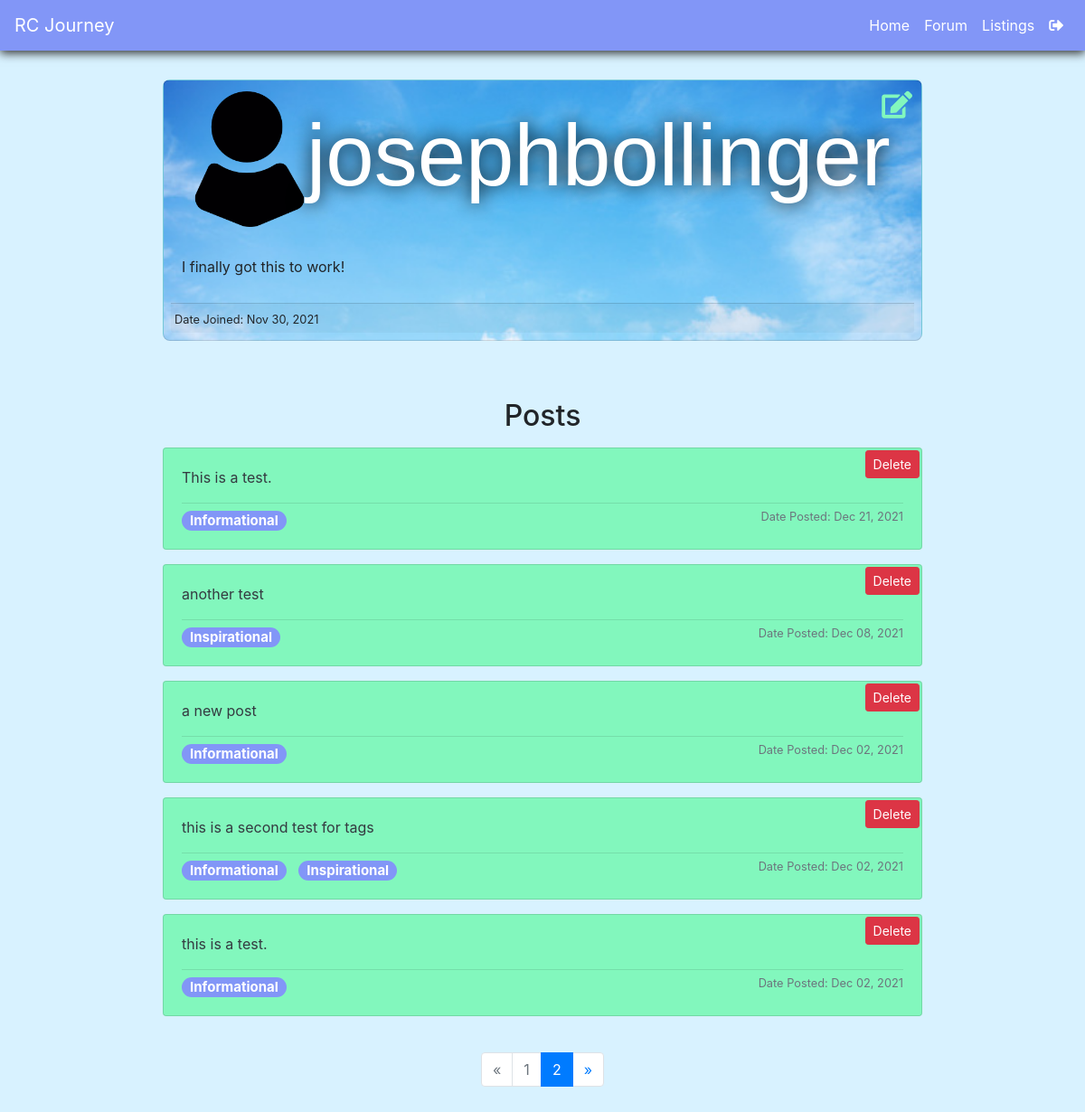
Before: /profile/1/ (signed in) with the older database file.
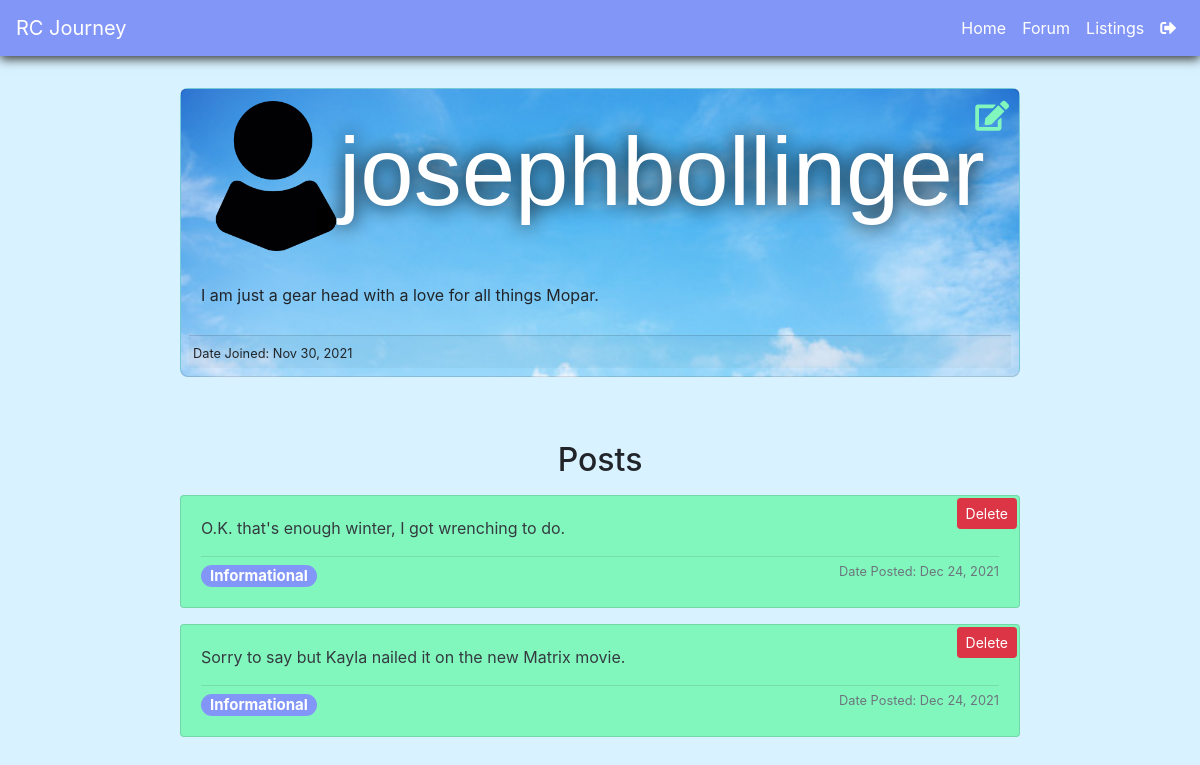
After: the same page with the newer database file.
### rcapp/models.py (models this page shows)
class Profile(models.Model):
    user = models.OneToOneField(User, on_delete=models.CASCADE)
    profile_image = models.ImageField(
        default='profile1.png', null=True, blank=True)
    bio = models.TextField(null=True, blank=True)

class Post(models.Model):
    post_id = models.AutoField(primary_key=True)
    user_id = models.ForeignKey(Profile, on_delete=models.CASCADE)
    post = models.TextField(blank=True, null=True)
    date_created = models.DateTimeField(auto_now=True, null=True,)
    tags = models.ManyToManyField(Tag)

class Tag(models.Model):
    tag_id = models.AutoField(primary_key=True)
    name = models.CharField(max_length=255)

### rcapp/views.py (the view)
# urls.py: path('profile/<str:pk>/', views.profile, name='profile'),
@login_required(login_url='landing')
def profile(request, pk):
    profile = Profile.objects.get(id=pk)
    posts = Post.objects.all().order_by(
        '-date_created').filter(user_id_id=profile.id)
    paginate_posts = Paginator(posts, 5)
    page = request.GET.get('page', 1)
    posts_page_obj = paginate_posts.get_page(page)
    context = {
      "profile": profile,
      "posts": posts_page_obj,
      "current_user": request.user.profile.id,
      "user_id": request.user.id
    }
    return render(request, 'profile.html', context)

### rcapp/templatetags/rcapp_extras.py (called while the page is built)
@register.simple_tag
def my_url(value, field_name, urlencode=None):
    url = '?{}={}'.format(field_name, value)
    if urlencode:
        querystring = urlencode.split('&')
        filtered_querystring = filter(
            lambda p: p.split('=')[0] != field_name, querystring)
        encoded_querystring = '&'.join(filtered_querystring)
        url = '{}&{}'.format(url, encoded_querystring)
    return url

### rcapp/templates/profile.html (shortened to what this page needs)
<!DOCTYPE html>
{% load static %}
<html lang="en">
<head>
  <link rel="stylesheet"
    href="https://stackpath.bootstrapcdn.com/bootstrap/4.1.3/css/bootstrap.min.css"
 />
  <link rel="stylesheet"
    href="https://use.fontawesome.com/releases/v5.6.1/css/all.css"
 />
  <link rel="stylesheet" href="{% static 'css/profile.css' %}" />
</head>
<body>
  {% load rcapp_extras %}
  <nav class="navbar navbar-expand-lg navbar-dark sticky-top">
    <a class="navbar-brand" href="/">RC Journey</a>
    <ul class="navbar-nav ml-auto">
      <li class="nav-item">
        <a class="nav-link" href="{% url 'dashboard' %}">Home</a>
      </li>
      <li class="nav-item">
        <a class="nav-link" href="{% url 'forum' %}">Forum</a>
      </li>
      <li class="nav-item">
        <a class="nav-link" href="{% url 'listings' %}">Listings</a>
      </li>
      <li class="nav-item">
        <a class="nav-link" href="{% url 'logout' %}"><i class="fas fa-sign-out-alt"></i></a>
      </li>
    </ul>
  </nav>
  <div class="container-fluid">
    <div class="card mx-auto" id="profile-card">
      <div class="card-header row border-0">
        <div class="col-2">
          <img src="{{ profile.profile_image.url }}" alt="{{profile.user.username}}" class="card-img rounded" />
        </div>
        <div class="col-10 my-auto">
          <h1 class="display-1">{{ profile.user.username }}</h1>
        </div>
        {% if current_user == profile.id %}
          <a id="edit-icon" href="{% url 'editprofile' user_id %}"><i class="fas fa-edit"></i></a>
        {% endif %}
      </div>
      <div class="card-body">
        <p class="card-text">{{ profile.bio }}</p>
      </div>
      <div class="card-footer p-1 m-2">
        <small class="text-sm">
          Date Joined: {{ profile.user.date_joined|date:"M d, Y"}}
        </small>
      </div>
    </div>
  </div>
  <div class="container-fluid">
      <h2 class="text-center">Posts</h2>
      {% for post in posts %}
      <div class="card my-3 all-posts-card mx-auto">
        <div class="row no-gutters">
          <div class="col">
            <div class="card-body">
              <p class="text-dark">{{ post.post }}</p>
              <hr/>
              {% for tag in post.tags.all %}
              <h5 class="mr-2 d-inline">
                <span class="badge badge-pill badge-purple">{{ tag.name }}</span>
              </h5>
              {% endfor %}
              <small class="text-muted float-right mb-1">
                Date Posted: {{ post.date_created|date:"M d, Y" }}
              </small>
              <form action="{% url 'delete-post' %}" method="POST">
                {% if current_user == profile.id %}
                  <input type="submit"  class="btn btn-danger btn-sm btn-delete" value="Delete">
                {% endif %}
             </form>
            </div>
          </div>
        </div>
      </div>
      {% endfor %}
      <br />
      {% if posts.has_other_pages %}
      <ul class="pagination justify-content-center">
        {% if posts.has_previous %}
        <li class="page-item">
          <a class="page-link"
            href="{% my_url posts.previous_page_number 'page' request.GET.urlencode%}">&laquo;</a>
        </li>
        {% else %}
        <li class="disabled page-item">
          <a class="page-link" href="#">&laquo;</a>
        </li>
        {% endif %}
        <br />
        {% for i in posts.paginator.page_range %}
        <br />
        {% if posts.number == i %}
        <li class="disabled page-item">
          <a class="page-link" href="#">{{ i }} </a>
        </li>
        {% else %}
        <li class="page-item active">
          <a class="page-link"
            href="{% my_url i 'page' request.GET.urlencode %}">
            {{ i }}</a>
        </li>
        {% endif %} {% endfor %} {% if posts.has_next %}
        <li class="page-item">
          <a class="page-link"
            href="{% my_url posts.next_page_number 'page' request.GET.urlencode %}">&raquo;</a>
        </li>
        {% else %}
        <li class="disabled page-item">
          <a class="page-link" href="#">&raquo;</a>
        </li>
        {% endif %}
      </ul>
      {% endif %}
    </div>
</body>
</html>

### rcapp/static/css/profile.css (style rules this page uses)
body { background-color: #d8f2ff; }
.navbar { background-color: #8296f7; box-shadow: 0px 3px 10px #333; }
.nav-link { color: white !important; }
.container-fluid { padding: 2em; height: 100% }
.card { width: 70vw; }
#profile-card { background-color: #84e4f7; background-image: url(../images/sky.jpg); background-size: cover; background-repeat: no-repeat; border-radius: 8px; }
.card-img { width: 150px; height: 150px; }
h1 { font-family: 'Franklin Gothic Medium', 'Arial Narrow', Arial, sans-serif; color: white; text-shadow: 0 0 20px black; }
.card-header { background-color: transparent; }
.badge-purple { background-color: #8296f7; color: white; }
.all-posts-card { background-color: #82f7bd; }
hr { margin-bottom: 5px; }
.btn-delete { position: absolute; top: 2px; right: 2px; }
#edit-icon { color: #82f7bd; font-size: 30px; position: absolute; right: 10px; top: 5px; }

Changed rows visible on the page:
removed Post: post "This is a test.", date_created "Dec 21, 2021", Tag (name "Informational")
removed Post: post "another test", date_created "Dec 08, 2021"
no longer on this page (row unchanged): Tag: name "Inspirational"
removed Post: post "a new post", date_created "Dec 02, 2021", Tag (name "Informational")
removed Post: post "this is a second test for tags", date_created "Dec 02, 2021", Tag (name "Informational")
removed Post: post "this is a test.", date_created "Dec 02, 2021", Tag (name "Informational")
changed Profile "josephbollinger": bio "I finally got this to work!" → "I am just a gear head with a love for all things Mopar."
added Post: post "O.K. that's enough winter, I got wrenching to do.", date_created "Dec 24, 2021", Tag (name "Informational")
now on this page (row edited): Post: post "Sorry to say but Kayla nailed it on the new Matrix movie.", date_created "Dec 24, 2021", Tag (name "Informational")
Other visible differences:
list line gone: "1"
list line gone: "2"
